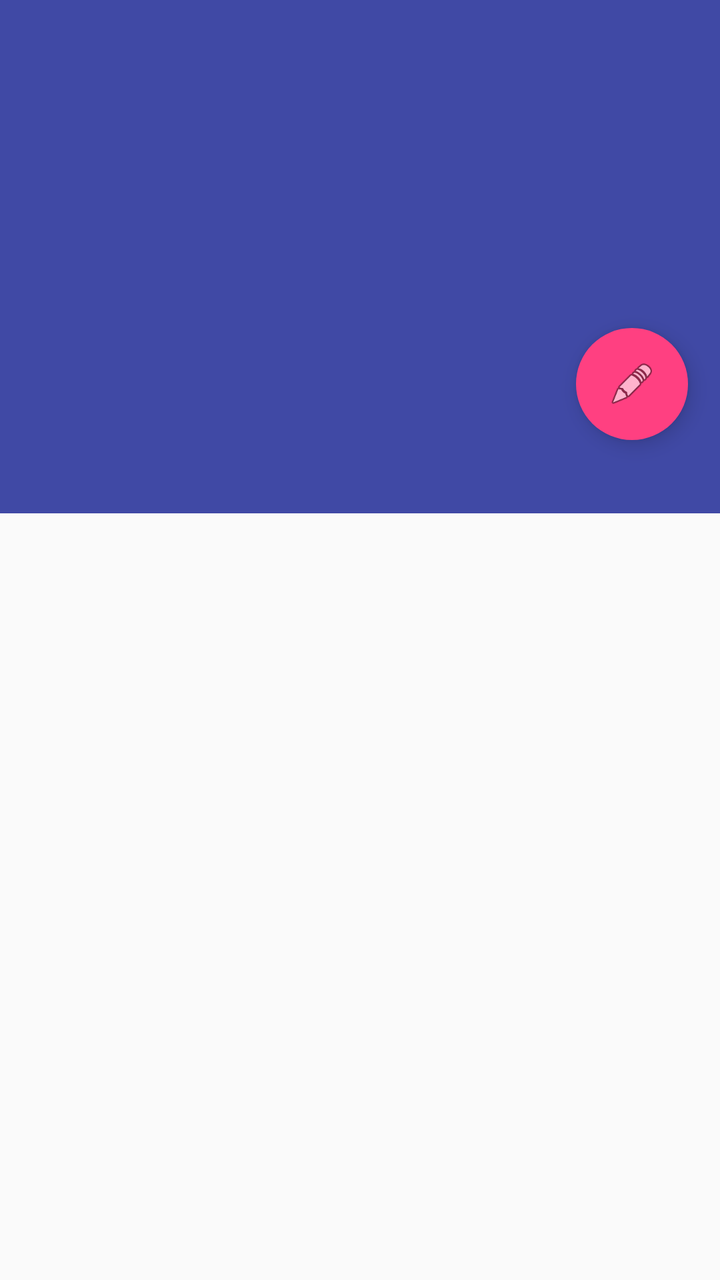
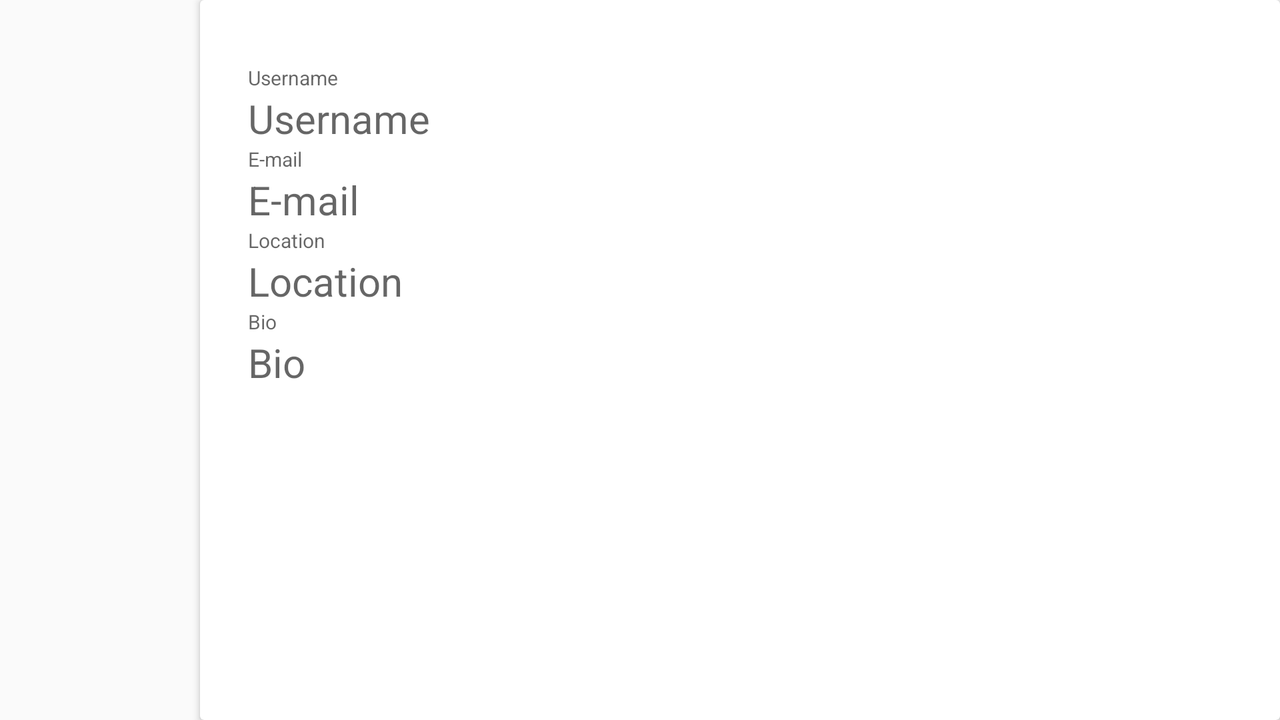

Compare how this app lays out the same screen by default and in its alternative resource folder. The renders come first, then the two layout files and the values they reference.
<!-- AndroidManifest.xml: application theme AppTheme -->
<!-- res/layout/activity_show_profile.xml -->
<?xml version="1.0" encoding="utf-8"?>
<android.support.design.widget.CoordinatorLayout xmlns:android="http://schemas.android.com/apk/res/android"
    xmlns:app="http://schemas.android.com/apk/res-auto"
    xmlns:tools="http://schemas.android.com/tools"
    android:layout_width="match_parent"
    android:layout_height="match_parent">

    <android.support.design.widget.AppBarLayout
        android:id="@+id/my_appbar_container"
        android:layout_width="match_parent"
        android:layout_height="192dp"
        android:theme="@style/ThemeOverlay.AppCompat.Dark.ActionBar">

        <android.support.design.widget.CollapsingToolbarLayout
            android:id="@+id/collapsing_container"
            android:layout_width="match_parent"
            android:layout_height="match_parent"
            app:contentScrim="@color/primary"
            app:layout_scrollFlags="scroll|exitUntilCollapsed"
            app:titleEnabled="true">

            <ImageView
                android:id="@+id/user_photo"
                android:layout_width="match_parent"
                android:layout_height="match_parent"
                android:contentDescription="@string/user_profile_pic"
                android:paddingBottom="25dp"
                android:paddingTop="25dp"
                android:src="@mipmap/ic_launcher_round"
                app:layout_collapseMode="parallax"
                app:layout_collapseParallaxMultiplier="0.7" />

            <android.support.v7.widget.Toolbar
                android:id="@+id/technique_three_toolbar"
                android:layout_width="match_parent"
                android:layout_height="?attr/actionBarSize"
                android:theme="@style/ThemeOverlay.AppCompat.Dark.ActionBar"
                app:layout_collapseMode="pin"
                app:popupTheme="@style/ThemeOverlay.AppCompat.Light" />


        </android.support.design.widget.CollapsingToolbarLayout>


    </android.support.design.widget.AppBarLayout>


    <android.support.v4.widget.NestedScrollView
        android:layout_width="match_parent"
        android:layout_height="match_parent"
        android:layout_below="@id/technique_three_toolbar"
        android:fillViewport="true"
        app:layout_behavior="@string/appbar_scrolling_view_behavior">

        <LinearLayout
            android:layout_width="match_parent"
            android:layout_height="match_parent"
            android:orientation="vertical">

            <android.support.design.widget.TabLayout
                android:id="@+id/tabs"
                android:layout_width="match_parent"
                android:layout_height="0dp"
                android:layout_weight="1"
                android:background="@color/primary"
                app:tabGravity="center"
                app:tabTextColor="@color/primary_text" />

            <android.support.v4.view.ViewPager
                android:id="@+id/pager"
                android:layout_width="match_parent"
                android:layout_height="0dp"
                android:layout_below="@+id/tabs"
                android:layout_weight="8"
                android:visibility="visible" />

        </LinearLayout>

    </android.support.v4.widget.NestedScrollView>

    <android.support.design.widget.FloatingActionButton
        android:id="@+id/fab"
        android:layout_width="wrap_content"
        android:layout_height="wrap_content"
        android:layout_margin="16dp"
        android:src="@android:drawable/ic_menu_edit"
        app:borderWidth="0dp"
        app:layout_anchor="@id/my_appbar_container"
        app:layout_anchorGravity="bottom|right|end" />

</android.support.design.widget.CoordinatorLayout>
<!-- resources referenced by this layout -->
<resources>
  <color name="primary">#4049a5</color>
  <color name="primary_text">#212121</color>
  <string name="user_profile_pic">Profile picture</string>
  <style name="AppTheme" parent="Theme.AppCompat.Light.DarkActionBar">
          
          <item name="colorPrimary">@color/primary</item>
          <item name="colorPrimaryDark">@color/primary_dark</item>
          <item name="colorAccent">@color/accent</item>
  
      </style>
  <color name="primary_dark">#424387</color>
  <color name="accent">#ff4081</color>
</resources>
<!-- res/layout-land/activity_show_profile.xml (the author's variant of the layout above) -->
<!-- drawn on the phone turned sideways -->
<?xml version="1.0" encoding="utf-8"?>
<LinearLayout xmlns:android="http://schemas.android.com/apk/res/android"
    xmlns:tools="http://schemas.android.com/tools"
    android:layout_width="match_parent" android:layout_height="match_parent"
    android:orientation="horizontal">


        <ImageView
            android:id="@+id/user_photo"
            android:layout_width="wrap_content"
            android:layout_height="match_parent"
            android:paddingTop="25dp"
            android:paddingBottom="25dp"
            android:layout_margin="50dp"
            android:layout_gravity="center"
            android:contentDescription="@string/user_profile_pic"
            android:src="@mipmap/ic_launcher_round"/>

    <android.support.v7.widget.CardView
        android:id="@+id/cv_info"
        android:layout_width="wrap_content"
        android:layout_height="wrap_content">

        <RelativeLayout
            android:layout_width="match_parent"
            android:layout_height="match_parent">

            <ScrollView
                android:layout_width="match_parent"
                android:layout_height="match_parent"
                android:padding="8dp">

                <RelativeLayout
                    android:layout_width="match_parent"
                    android:layout_height="wrap_content"
                    android:orientation="vertical"
                    android:padding="16dp">


                    <TextView
                        android:id="@+id/text_name"
                        android:layout_marginTop="8dp"
                        android:layout_width="wrap_content"
                        android:layout_height="wrap_content"
                        android:layout_gravity="bottom"
                        android:hint="@string/user_name"
                        android:textSize="10sp" />

                    <TextView
                        android:id="@+id/user_name"
                        android:layout_width="wrap_content"
                        android:layout_height="wrap_content"
                        android:layout_below="@+id/text_name"
                        android:layout_gravity="bottom"
                        android:hint="@string/user_name"
                        android:textSize="20sp" />

                    <TextView
                        android:id="@+id/text_email"
                        android:layout_width="wrap_content"
                        android:layout_height="wrap_content"
                        android:layout_below="@+id/user_name"
                        android:layout_gravity="bottom"
                        android:hint="@string/user_email"
                        android:textSize="10sp" />

                    <TextView
                        android:id="@+id/user_email"
                        android:layout_width="wrap_content"
                        android:layout_height="wrap_content"
                        android:layout_below="@+id/text_email"
                        android:hint="@string/user_email"
                        android:textSize="20sp" />

                    <TextView
                        android:id="@+id/text_location"
                        android:layout_width="wrap_content"
                        android:layout_height="wrap_content"
                        android:layout_below="@+id/user_email"
                        android:layout_gravity="bottom"
                        android:hint="@string/user_location"
                        android:textSize="10sp" />

                    <TextView
                        android:id="@+id/user_location"
                        android:layout_width="wrap_content"
                        android:layout_height="wrap_content"
                        android:layout_below="@+id/text_location"
                        android:hint="@string/user_location"
                        android:textSize="20sp" />

                    <TextView
                        android:id="@+id/text_bio"
                        android:layout_width="wrap_content"
                        android:layout_height="wrap_content"
                        android:layout_below="@+id/user_location"
                        android:layout_gravity="bottom"
                        android:hint="@string/user_bio"
                        android:textSize="10sp" />

                    <TextView
                        android:id="@+id/user_bio"
                        android:layout_width="wrap_content"
                        android:layout_height="wrap_content"
                        android:layout_below="@+id/text_bio"
                        android:hint="@string/user_bio"
                        android:textSize="20sp" />


                </RelativeLayout>
            </ScrollView>
        </RelativeLayout>


    </android.support.v7.widget.CardView>


</LinearLayout>
<!-- resources referenced by the variant -->
<!-- as the phone turned sideways resolves them -->
<resources>
  <string name="user_bio">Bio</string>
  <string name="user_email">E-mail</string>
  <string name="user_location">Location</string>
  <string name="user_name">Username</string>
  <string name="user_profile_pic">Profile picture</string>
  <style name="AppTheme" parent="Theme.AppCompat.Light.DarkActionBar">
          
          <item name="colorPrimary">@color/primary</item>
          <item name="colorPrimaryDark">@color/primary_dark</item>
          <item name="colorAccent">@color/accent</item>
  
      </style>
  <color name="primary">#4049a5</color>
  <color name="primary_dark">#424387</color>
  <color name="accent">#ff4081</color>
</resources>
